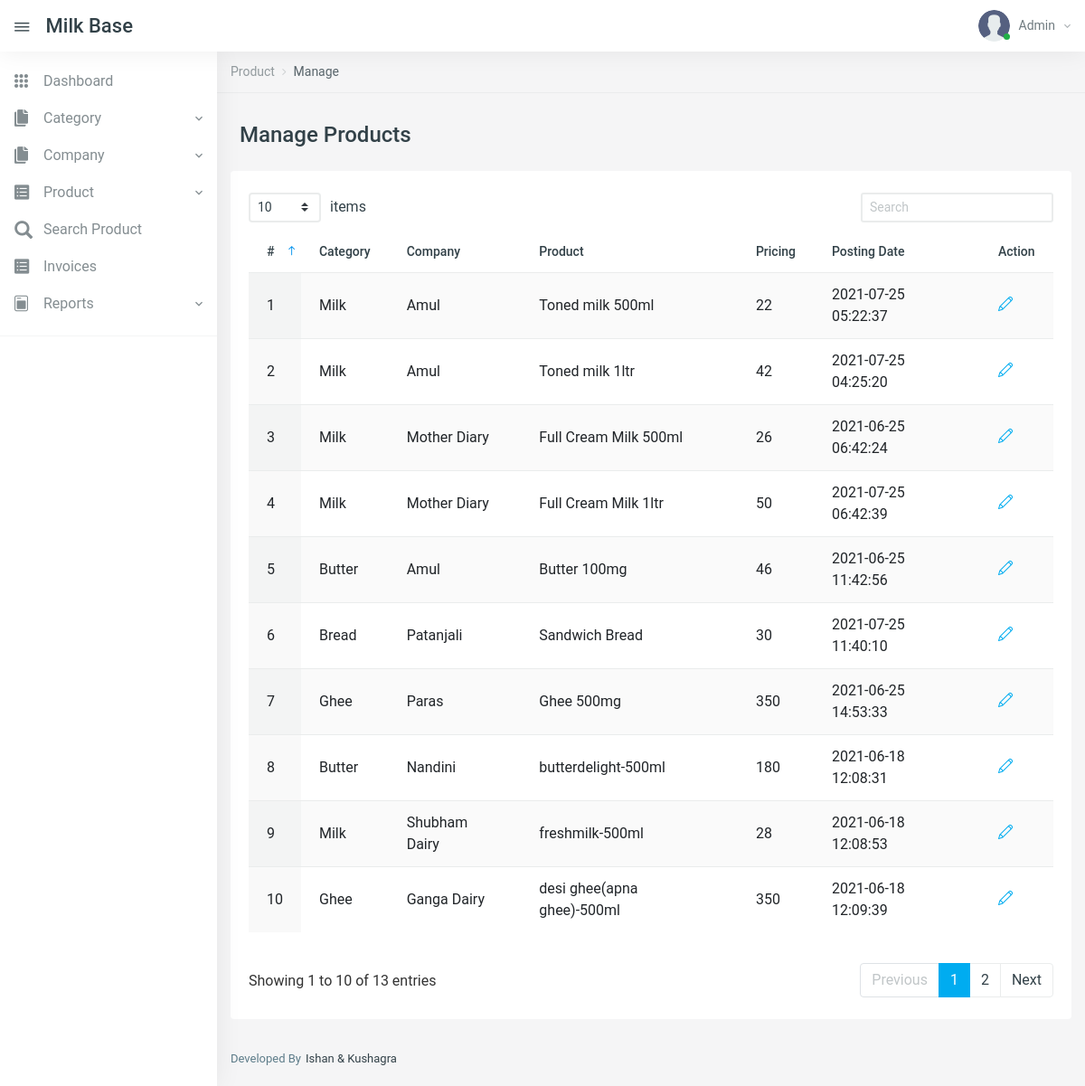
Screenshot of /MilkBase/manage-products.php (signed in) with the database file from the repository.
### tables this page shows
CREATE TABLE `tblproducts` (
  `id` int(11) NOT NULL,
  `CategoryName` varchar(150) DEFAULT NULL,
  `CompanyName` varchar(150) DEFAULT NULL,
  `ProductName` varchar(150) DEFAULT NULL,
  `ProductPrice` decimal(10,0) DEFAULT current_timestamp(),
  `PostingDate` timestamp NOT NULL DEFAULT current_timestamp() ON UPDATE current_timestamp(),
  `UpdationDate` timestamp NULL DEFAULT NULL ON UPDATE current_timestamp()
);

### MilkBase/manage-products.php (the view, shortened to what this page needs)
<?php
include('includes/config.php');
if (strlen($_SESSION['aid']==0)) {
  header('location:logout.php');
  } else{
?>
<!DOCTYPE html>
<html lang="en">
<head>
    <link href="vendors/datatables.net-dt/css/jquery.dataTables.min.css" rel="stylesheet" type="text/css" />
    <link href="vendors/datatables.net-responsive-dt/css/responsive.dataTables.min.css" rel="stylesheet" type="text/css" />
    <link href="vendors/jquery-toggles/css/toggles.css" rel="stylesheet" type="text/css">
    <link href="vendors/jquery-toggles/css/themes/toggles-light.css" rel="stylesheet" type="text/css">
    <link href="dist/css/style.css" rel="stylesheet" type="text/css">
</head>
<body>
	<div class="hk-wrapper hk-vertical-nav">
<?php include_once('includes/navbar.php');
include_once('includes/sidebar.php');
?>
        <div class="hk-pg-wrapper">
            <nav class="hk-breadcrumb" aria-label="breadcrumb">
                <ol class="breadcrumb breadcrumb-light bg-transparent">
<li class="breadcrumb-item"><a href="#">Product</a></li>
<li class="breadcrumb-item active" aria-current="page">Manage</li>
                </ol>
            </nav>
            <div class="container">
<div class="hk-pg-header">
 <h4 class="hk-pg-title"><span class="pg-title-icon"><span class="feather-icon"><i data-feather="database"></i></span></span>Manage Products</h4>
                </div>
                <div class="row">
                    <div class="col-xl-12">
                        <section class="hk-sec-wrapper">
                            <div class="row">
                                <div class="col-sm">
                                    <div class="table-wrap">
                                        <table id="datable_1" class="table table-hover w-100 display pb-30">
                                            <thead>
                                                <tr>
                                                    <th>#</th>
                                                    <th>Category</th>
                                                    <th>Company</th>
                                                    <th>Product</th>
                                                    <th>Pricing</th>
                                                    <th>Posting Date</th>
                                                    <th>Action</th>
                                                </tr>
                                            </thead>
                                            <tbody>
<?php
$rno=mt_rand(10000,99999);
$query=mysqli_query($con,"select * from tblproducts");
$cnt=1;
while($row=mysqli_fetch_array($query))
{
?>
<tr>
<td><?php echo $cnt;?></td>
<td><?php echo $row['CategoryName'];?></td>
<td><?php echo $row['CompanyName'];?></td>
<td><?php echo $row['ProductName'];?></td>
<td><?php echo $row['ProductPrice'];?></td>
<td><?php echo $row['PostingDate'];?></td>
<td>
<a href="edit-product.php?pid=<?php echo base64_encode($row['id'].$rno);?>" class="mr-25" data-toggle="tooltip" data-original-title="Edit"> <i class="icon-pencil"></i></a>
</td>
</tr>
<?php
$cnt++;
} ?>
                                            </tbody>
                                        </table>
                                    </div>
                                </div>
                            </div>
                        </section>
                    </div>
                </div>
            </div>
<?php include_once('includes/footer.php');?>
        </div>
    </div>
</body>
</html>
<?php } ?>

### MilkBase/includes/navbar.php (shortened to what this page needs)
<nav class="navbar navbar-expand-xl navbar-light fixed-top hk-navbar">
    <a id="navbar_toggle_btn" class="navbar-toggle-btn nav-link-hover" href="javascript:void(0);"><i class="ion ion-ios-menu"></i></a>
    <a class="navbar-brand" href="dashboard.php">milk base
    </a>
    <ul class="navbar-nav hk-navbar-content">
        <li class="nav-item dropdown dropdown-authentication">
            <a class="nav-link dropdown-toggle no-caret" href="#" role="button" data-toggle="dropdown" aria-haspopup="true" aria-expanded="false">
                <div class="media">
                    <div class="media-img-wrap">
                        <div class="avatar">
                            <img src="dist/img/user.png" alt="user" class="avatar-img rounded-circle">
                        </div>
                        <span class="badge badge-success badge-indicator"></span>
                    </div>
                    <?php
                       $loginid = $_SESSION['aid'];
                       if ($_SESSION['aid'] <= 10) {
                           $query = mysqli_query($con, "select name from tbladmin where id='$loginid'");
                       } else {
                           $query = mysqli_query($con, "select name from tblusers where id='$loginid'");
                       }
                       $row = mysqli_fetch_array($query);
                       ?>
                    <div class="media-body">
                        <span><?php echo $row['name']; ?><i class="zmdi zmdi-chevron-down"></i></span>
                    </div>
                </div>
            </a>
        </li>
    </ul>
</nav>

### rows the page displays
tblproducts: CategoryName "Milk", CompanyName "Amul", ProductName "Toned milk 500ml", ProductPrice "22", PostingDate "2021-07-25 05:22:37"
tblproducts: CategoryName "Milk", CompanyName "Amul", ProductName "Toned milk 1ltr", ProductPrice "42", PostingDate "2021-07-25 04:25:20"
tblproducts: CategoryName "Milk", CompanyName "Mother Diary", ProductName "Full Cream Milk 500ml", ProductPrice "26", PostingDate "2021-06-25 06:42:24"
tblproducts: CategoryName "Milk", CompanyName "Mother Diary", ProductName "Full Cream Milk 1ltr", ProductPrice "50", PostingDate "2021-07-25 06:42:39"
tblproducts: CategoryName "Butter", CompanyName "Amul", ProductName "Butter 100mg", ProductPrice "46", PostingDate "2021-06-25 11:42:56"
tblproducts: CategoryName "Bread", CompanyName "Patanjali", ProductName "Sandwich Bread", ProductPrice "30", PostingDate "2021-07-25 11:40:10"
tblproducts: CategoryName "Ghee", CompanyName "Paras", ProductName "Ghee 500mg", ProductPrice "350", PostingDate "2021-06-25 14:53:33"
tblproducts: CategoryName "Butter", CompanyName "Nandini", ProductName "butterdelight-500ml", ProductPrice "180", PostingDate "2021-06-18 12:08:31"
tblproducts: CategoryName "Milk", CompanyName "Shubham Dairy", ProductName "freshmilk-500ml", ProductPrice "28", PostingDate "2021-06-18 12:08:53"
tblproducts: CategoryName "Ghee", CompanyName "Ganga Dairy", ProductName "desi ghee(apna ghee)-500ml", ProductPrice "350", PostingDate "2021-06-18 12:09:39"

### other values shown
$row['name'] "Admin"
